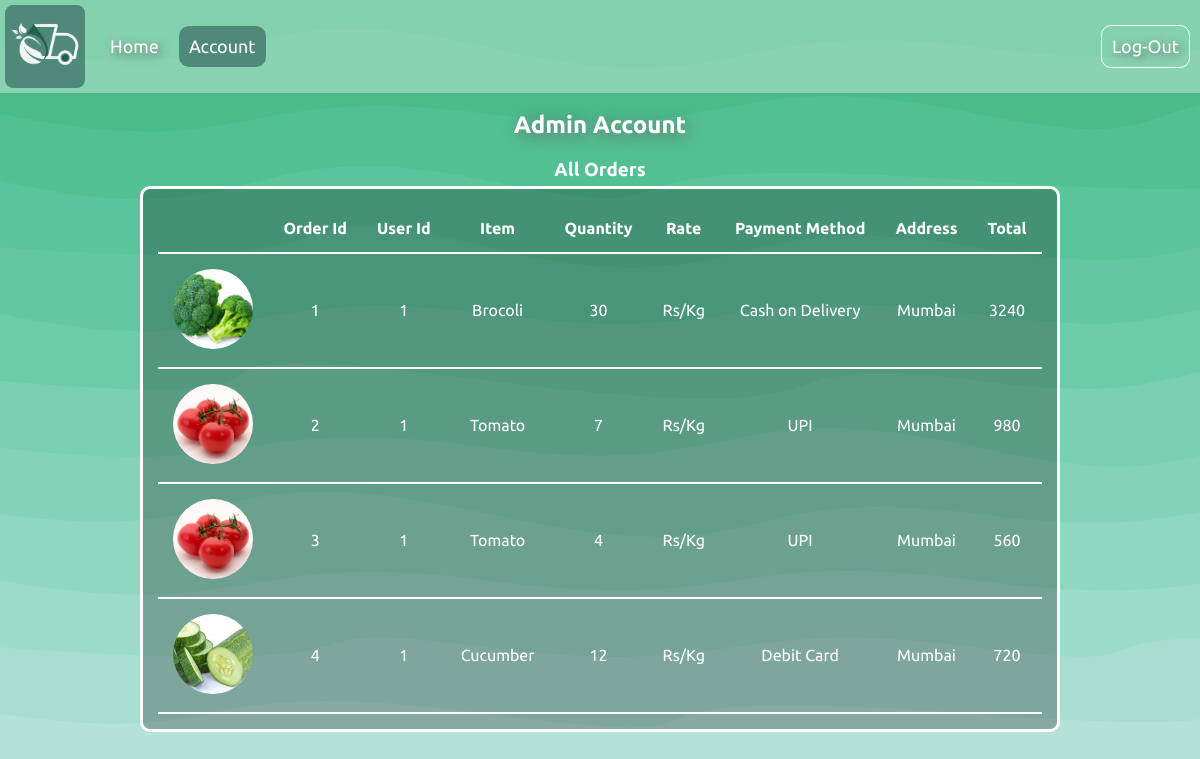
Page /admin/account (signed in) on the committed database.
### application/models/models.py (models this page shows)
class Orders(db.Model):
  __tablename__ = "Orders"
  Id = db.Column(db.Integer, primary_key=True, nullable=False)
  UserId = db.Column(db.Integer,db.ForeignKey("Users.Id"), nullable=False)
  ProductId = db.Column(db.Integer,db.ForeignKey("Products.Id"), nullable=False)
  ProductQuantity = db.Column(db.Integer,db.ForeignKey("Products.Quantity"), nullable=False)
  TotalAmount = db.Column(db.Integer, nullable=False)
  Address = db.Column(db.String,nullable=False)
  PaymentMethod = db.Column(db.String,nullable=False)

class Products(db.Model):
  __tablename__ = "Products"
  Id = db.Column(db.Integer, primary_key=True, autoincrement=True)
  Name = db.Column(db.String, nullable=False)
  CategoryId = db.Column(db.Integer,db.ForeignKey("Categories.Id"),nullable=False)
  CategoryName = db.Column(db.Integer,db.ForeignKey("Categories.Name"),nullable=False)
  Price = db.Column(db.Integer, nullable=False)
  Quantity = db.Column(db.Integer,nullable=False)
  Units = db.Column(db.String,nullable=False)
  ExpiryDate = db.Column(db.DateTime, nullable=False)
  Image = db.Column(db.String)

### application/controllers/view_api.py (the view)
@app.route("/admin/account", methods=["GET", "POST"])
def adminAccount():
  if "admin_id" in session:
    admin_id = session["admin_id"]
    order_entries = db.session.query(Orders,Products).filter(Products.Id == Orders.ProductId).all()
    if request.method == "GET":
        return render_template("admin_account.html", order_entries=order_entries)
  else:
    return redirect(url_for("login"))

### templates/admin_account.html (shortened to what this page needs)
<!DOCTYPE html>
<html lang="en">
<head>
    <link href="/static/style.css" rel="stylesheet" />
</head>
<body>
    <div align="center">
        <div
            style="display: flex;justify-content: space-between;align-items: center;background-color: rgba(255, 255, 255, 0.35);padding: 5px;">
            <div style="display: flex;justify-content: center;align-items: center;">
                <div style="background-color: rgb(79, 137, 122);border-radius: 10%;padding: 5px;margin-right: 10px;">
                    <img src="/static/logo.png" width="70px" height="70px">
                </div>
                <a href="/home/admin" class="btn">Home</a>
                <a class="active_btn">Account</a>
            </div>
            <a href="/adminlogout" class="btn" style="border:solid 1px white">Log-Out</a>
        </div>
        <br>
        <h2 style="margin-top: 0px;">Admin Account</h2>
        <h3 style="color: white;">All Orders</h3>
        <table class="table" cellspacing="0" cellpadding="0">
            <tr>
                <th></th>
                <th>Order Id</th>
                <th>User Id</th>
                <th>Item</th>
                <th>Quantity</th>
                <th>Rate</th>
                <th>Payment Method</th>
                <th>Address</th>
                <th>Total</th>
            </tr>
            {% for items in order_entries %}
            <tr>
                <td style="width:60px">
                    <img class="cart_image" src={{items[1].Image}}>
                </td>
                <td>{{ items[0].Id }}</td>
                <td>{{ items[0].UserId }}</td>
                <td>{{ items[1].Name }}</td>
                <td>{{ items[0].ProductQuantity }}</td>
                <td>{{ items[1].Units }} </td>
                <td>{{ items[0].PaymentMethod }}</td>
                <td>{{ items[0].Address }}</td>
                <td>{{ items[0].TotalAmount }} </td>
            </tr>
            {% endfor %}
        </table>
    </div>
    <br>
    <br>
</body>
</html>

### static/style.css (style rules this page uses)
:root { --blue: rgb(36, 96, 75); }
html { font-family: 'Ubuntu', sans-serif; font-weight: 400; }
body { background: rgb(101, 157, 131); background-image: url(backgrounds/wave_background.svg); background-repeat: no-repeat; background-size: cover; background-attachment: fixed; margin: 0px; background-blend-mode: hard-light; }
h2 { font-family: 'Ubuntu', sans-serif; color: white; text-shadow: rgb(102, 102, 102) 3px 3px 15px; }
h3 { margin: 5px; }
.table { border: 3px white solid; padding: 15px; border-radius: 10px; color: white; text-align: center; vertical-align: middle; background-color: rgba(0, 0, 0, 0.25); }
.table td, th { padding: 15px; border-bottom: 2px white solid; }
.table tr { transition: all 0.25s; }
.btn { border-radius: 10px; background: none; border: none; color: rgb(255, 255, 255); font-size: 18px; text-align: center; transition: background 0.1s, color 0.2s; padding: 10px; margin: 5px; text-shadow: rgb(102, 102, 102) 3px 3px 10px; }
.active_btn { border-radius: 10px; background: rgb(79, 137, 122); border: none; color: rgb(255, 255, 255); font-size: 18px; text-align: center; transition: background 0.1s, color 0.2s; padding: 10px; margin: 5px; }
.cart_image { width: 80px; height: 80px; object-fit: cover; border-radius: 50% }
a:link { text-decoration: none; color: none }
::placeholder { color: white; opacity: 1; font-size: 18px; }

### rows in the picture
Orders: Image (picture), Id "1", UserId "1", Name "Brocoli", ProductQuantity "30", Units "Rs/Kg", PaymentMethod "Cash on Delivery", Address "Mumbai", TotalAmount "3240"
Orders: Image (picture), Id "2", UserId "1", Name "Tomato", ProductQuantity "7", Units "Rs/Kg", PaymentMethod "UPI", Address "Mumbai", TotalAmount "980"
Orders: Image (picture), Id "3", UserId "1", Name "Tomato", ProductQuantity "4", Units "Rs/Kg", PaymentMethod "UPI", Address "Mumbai", TotalAmount "560"
Orders: Image (picture), Id "4", UserId "1", Name "Cucumber", ProductQuantity "12", Units "Rs/Kg", PaymentMethod "Debit Card", Address "Mumbai", TotalAmount "720"
